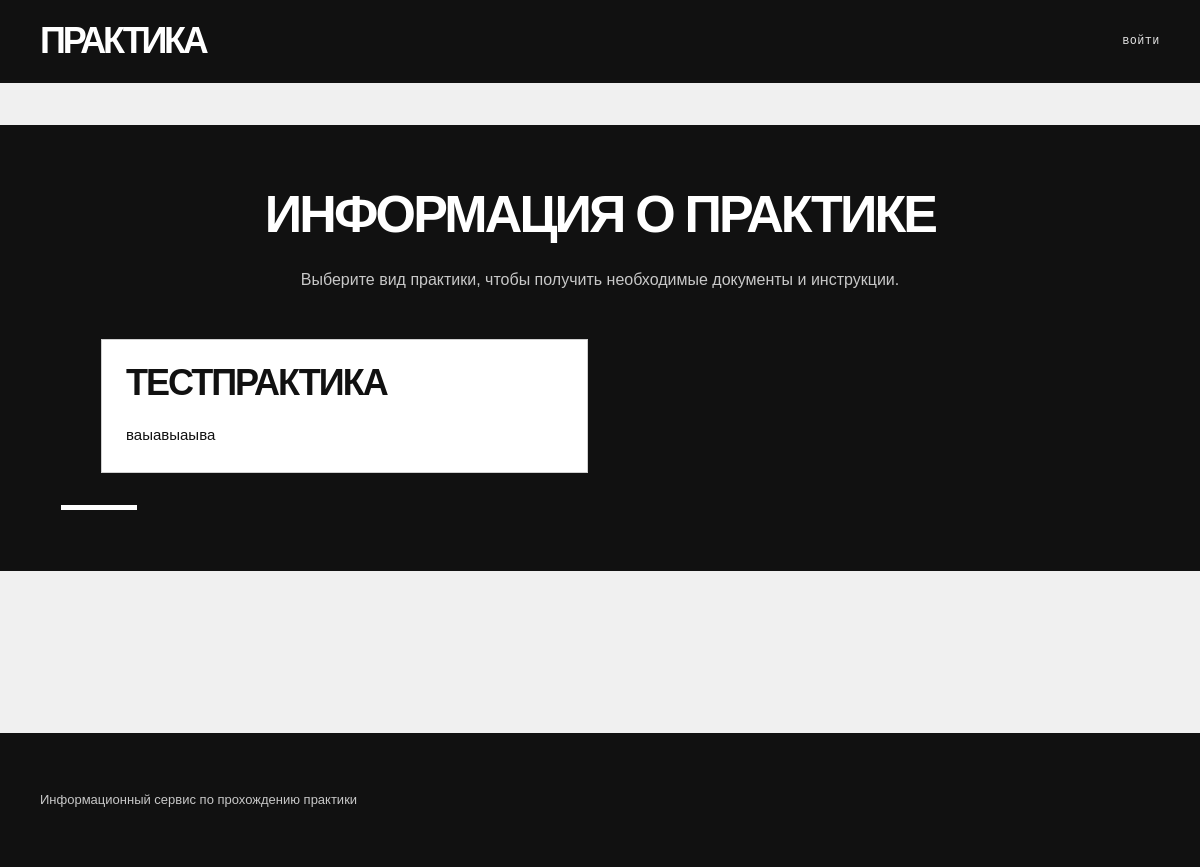
The app's page /, older data.
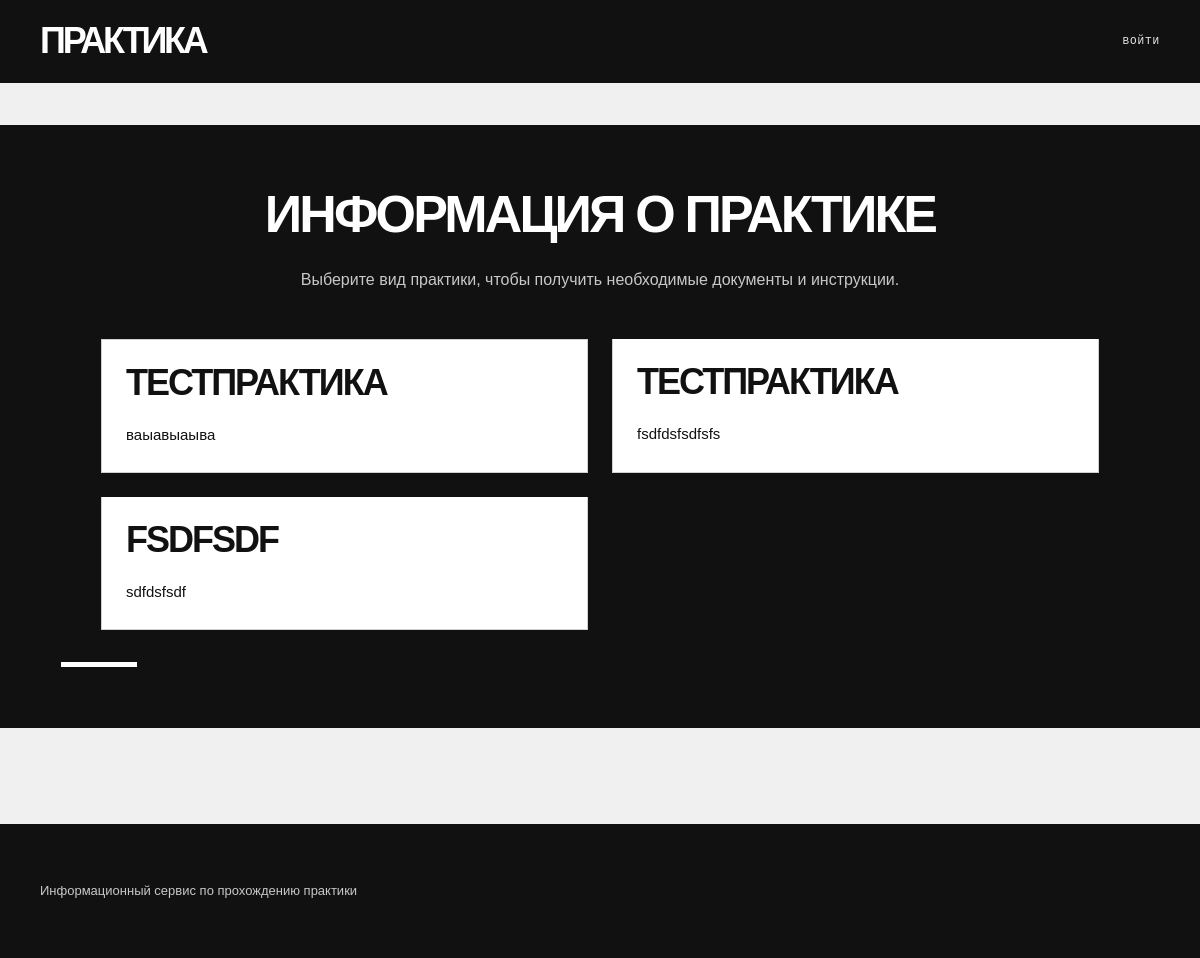
The same page, newer data.
### practices/models.py (models this page shows, shortened)
class Practice(models.Model):
    name = models.CharField(max_length=150)
    description = models.TextField(blank=True)
    active = models.BooleanField(default=True)
    class Meta:
        ordering = ["id"]

### practices/views.py (the view)
# urls.py: path("", views.home, name="home"),
def home(request):
    practices = Practice.objects.filter(active=True)
    return render(
        request,
        "practices/home.html",
        {
            "practices": practices,
        },
    )

### practices/templates/practices/home.html (shortened to what this page needs)
{% extends "base.html" %}
{% block content %}
<section class="hero">
    <div class="container">
        <h1>
            Информация о практике
        </h1>
        <p>
            Выберите вид практики, чтобы получить
            необходимые документы и инструкции.
        </p>
        <div class="practice-list">
            {% for practice in practices %}
                <a
                    href="{% url 'practice_detail' practice.id %}"
                    class="practice-card"
                >
                    <h2>
                        {{ practice.name }}
                    </h2>
                    {% if practice.description %}
                        <p>
                            {{ practice.description }}
                        </p>
                    {% endif %}
                </a>
            {% empty %}
                <p>
                    Пока нет доступных видов практики.
                </p>
            {% endfor %}
        </div>
    </div>
</section>
{% endblock %}

Row changes from the older to the newer data that the page shows:
added Practice: name "ТЕСТПРАКТИКА", description "fsdfdsfsdfsfs"
added Practice: name "FSDFSDF", description "sdfdsfsdf"
